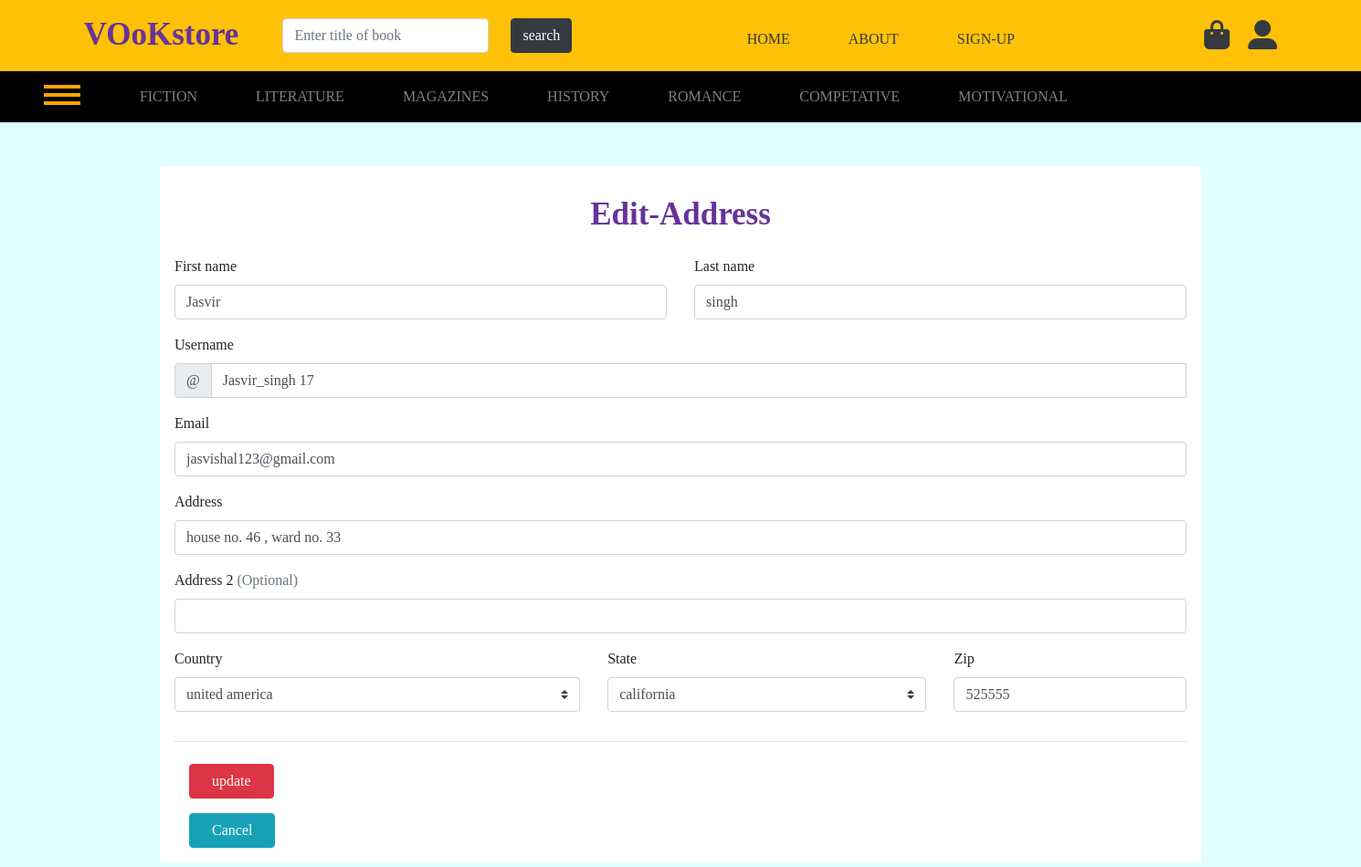
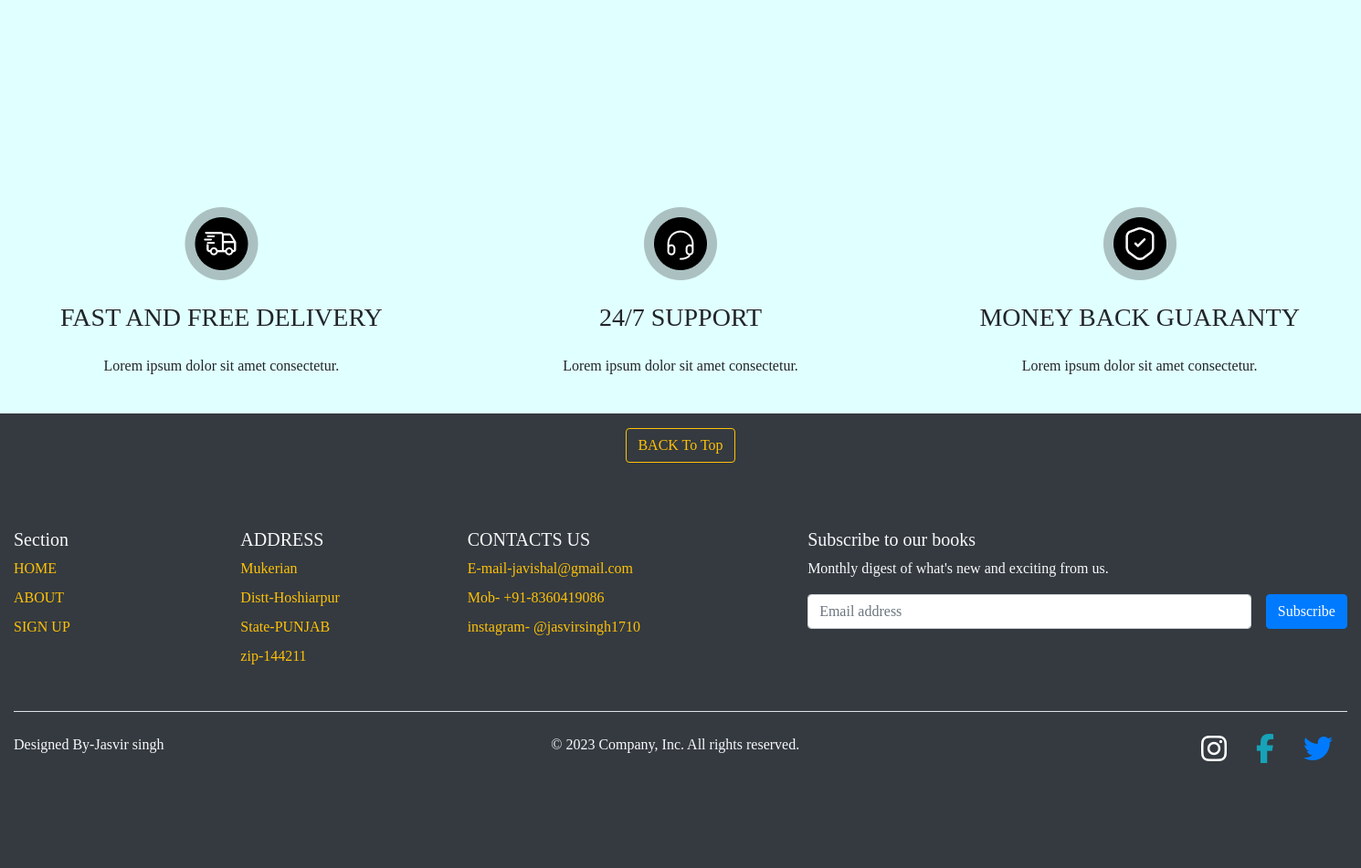
Page /edit-address.php (signed in) on the committed database (2 pictures, top to bottom).
### tables this page shows
CREATE TABLE `address` (
  `id` int(255) NOT NULL,
  `first_name` varchar(50) NOT NULL,
  `last_name` varchar(50) NOT NULL,
  `username` varchar(15) NOT NULL,
  `email` varchar(50) NOT NULL,
  `address` varchar(255) NOT NULL,
  `second_add` varchar(255) NOT NULL,
  `country` varchar(50) NOT NULL,
  `state` varchar(50) NOT NULL,
  `zip` varchar(6) NOT NULL
);

### edit-address.php (the view, shortened to what this page needs)
<?php
include "king.php";
?>
  <?php
  $con = mysqli_connect("localhost","root","","vookstore");
  $query = "SELECT * FROM `address` where email = '{$_SESSION['mail']}'";
  $result = mysqli_query($con,$query);
  $row = mysqli_fetch_array($result);
?>
<div class="container my-5 bg-white p-3">
    <h2 class="c-text text-center py-3">Edit-Address</h2>
<form class="needs-validation" novalidate="" action="" method="post" class="">
        <div class="row">
          <div class="col-md-6 mb-3">
            <label for="firstName">First name</label>
            <input type="text" class="form-control" id="firstName" name="fname" placeholder="" value="<?php echo $row['first_name'];  ?> " required fdprocessedid="iqvaq">
          </div>
          <div class="col-md-6 mb-3">
            <label for="lastName">Last name</label>
            <input type="text" class="form-control" id="lastName" name="lname" placeholder="" value="<?php echo $row['last_name'];  ?> " required fdprocessedid="zdd75h">
          </div>
        </div>
        <div class="mb-3">
          <label for="username">Username</label>
          <div class="input-group">
            <div class="input-group-prepend">
              <span class="input-group-text">@</span>
            </div>
            <input type="text" class="form-control" id="username" name="user-name" value="<?php echo $row['username'];  ?> " placeholder="Username" required fdprocessedid="ypyuxl">
          </div>
        </div>
        <div class="mb-3">
          <label for="email">Email</label>
          <input type="email" class="form-control" name="email" id="email" value="<?php echo $row['email'];  ?> " fdprocessedid="qq5p9n">
        </div>
        <div class="mb-3">
          <label for="address">Address</label>
          <input type="text" class="form-control" name="address" id="address" value="<?php echo $row['address'];  ?> " required fdprocessedid="en27vh">
        </div>
        <div class="mb-3">
          <label for="address2">Address 2 <span class="text-muted">(Optional)</span></label>
          <input type="text" class="form-control" name="address-2" id="address2" <?php echo $row['second_add'];  ?>  fdprocessedid="lg10x">
        </div>
        <div class="row">
          <div class="col-md-5 mb-3">
            <label for="country">Country</label>
            <select class="custom-select d-block w-100" name="country" id="country" required fdprocessedid="l2becg">
              <option value=""><?php echo $row['country'];  ?> </option>
            </select>
          </div>
          <div class="col-md-4 mb-3">
            <label for="state">State</label>
            <select class="custom-select d-block w-100" name="state" id="state" required fdprocessedid="gdowq8a">
              <option value=""><?php echo $row['state'];  ?> </option>
            </select>
          </div>
          <div class="col-md-3 mb-3">
            <label for="zip">Zip</label>
            <input type="text" class="form-control" name="zip" id="zip" placeholder="" value="<?php echo $row['zip'];  ?> " required fdprocessedid="4btcsf">
          </div>
        </div>
        <hr class="mb-4">
        <button class="btn btn-danger px-4 mb-3 mx-3" name="update" type="submit" fdprocessedid="ygagw9">update</button>
      </form>
      <a href="address.php" class="ml-3"><button class="btn btn-info px-4" name="cancel" type="submit" fdprocessedid="ygagw9">Cancel</button></a>
    </div>
<?php
include "kong.php";
?>

### V-book.css (style rules this page uses)
* { margin: 0; padding: 0; }
html { scroll-behavior: smooth; }
body { background-color: lightcyan; font-family: Georgia, 'Times New Roman', Times, serif; }
.c-text { color: rebeccapurple; font-family: Georgia, 'Times New Roman', Times, serif; font-weight: 600; font-size: 35px; }

### styles.css (style rules this page uses)
:root { --font-main: "Inter", sans-serif; --colo-primary: #db4444; --colo-dark-1: #000000; --colo-dark-2: #7d8184; --colo-white-1: #ffffff; --colo-white-2: #f5f5f5; }

### king.php (style rules this page uses)
html { scroll-behavior: smooth; }

### kong.php (style rules this page uses)
html { scroll-behavior: smooth; }

### rows in the picture
address: fname "Jasvir", lname "singh", user-name "Jasvir_singh 17", email "jasvishal123@gmail.com", address "house no. 46 , ward no. 33", country "united america", state "california", zip "525555"
